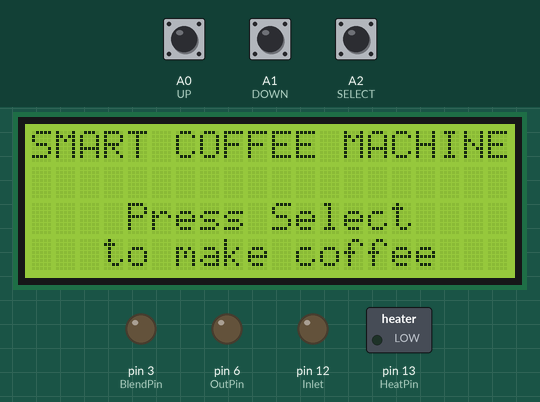
This sketch was run on a simulated Arduino Uno, built with avr-gcc and run on an emulated ATmega328P. Parts: 20×4 character LCD, switched loads named in the sketch (green lamp = pin HIGH), output pins drawn as LEDs (lit = HIGH). Inputs (shaded band) come from the test bench; at power-on: A2 (SELECT) LOW, A0 (UP) LOW, A1 (DOWN) LOW.

Above: at 1.3 s.
1.4 s: A2 (SELECT) pulled HIGH for 3.2 s
At 5.9 s:
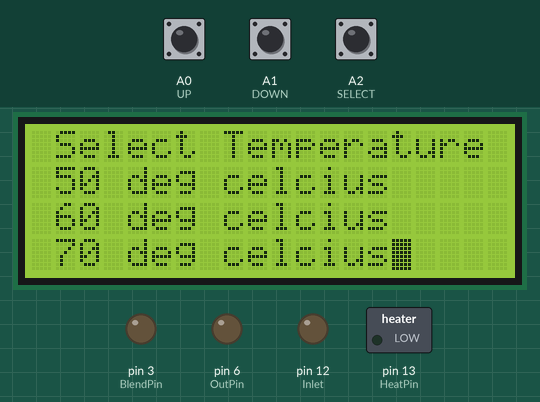
6.1 s: A2 (SELECT) pulled HIGH for 0.15 s
At 7.0 s:
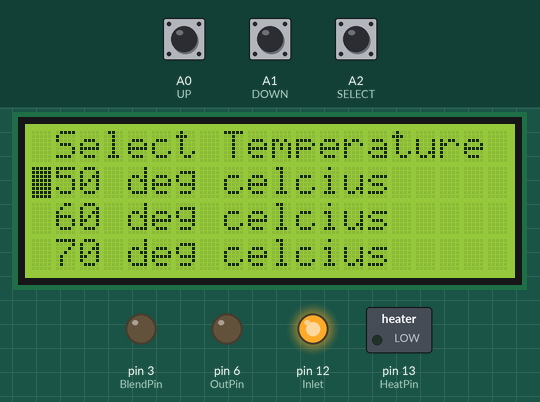
9.2 s: A0 (UP) pulled HIGH for 3.2 s
At 11.5 s:
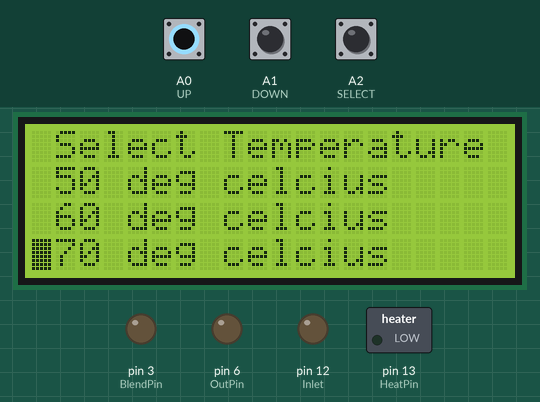
15.4 s: A2 (SELECT) pulled HIGH for 1 s
At 18.2 s:
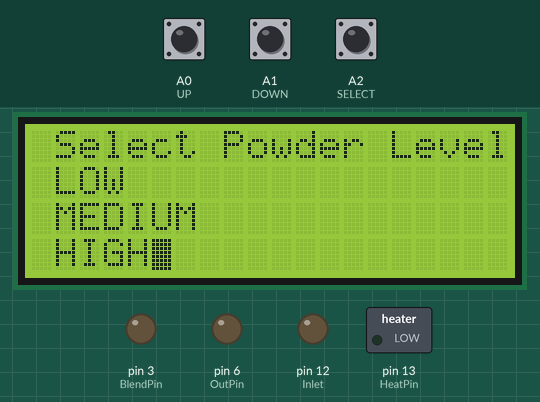
19.4 s: A1 (DOWN) pulled HIGH for 0.15 s
22.5 s: A0 (UP) pulled HIGH for 1 s
Timing chart, 0 to 25.5 s (numbered marks = the images above; inputs shaded):
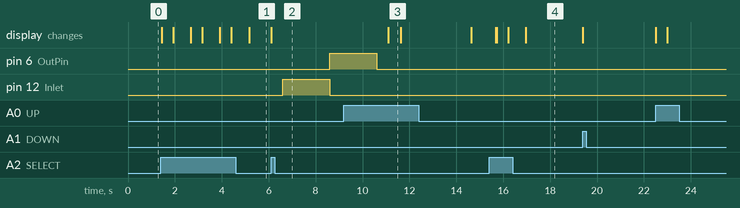

The sketch:

01122053_integration.ino
```cpp
#include <Wire.h>
#include <LiquidCrystal_I2C.h>
#include <Servo.h>

LiquidCrystal_I2C lcd(0x27,20,4);

Servo SugarServo;
Servo PowderServo;
Servo MilkServo;
#define UP A0
#define DOWN A1
#define SELECT A2
#define BACK A3
#define BlendPin 3
#define TempPin 5
#define OutPin 6
#define Inlet 12
#define HeatPin 13

int Temp;
int Row = 2;
int Screen;
bool CoffeeMade;
bool SugarAmountSelected = false;
bool PowderAmountSelected = false;
bool MilkAmountSelected = false;
bool TemperatureSelected = false;

void setup() {
  // put your setup code here, to run once:
  lcd.begin(20,4);
  Default();
  PowderServo.write(0);
  SugarServo.write(0);
  MilkServo.write(0);
  pinMode(UP, INPUT);
  pinMode(DOWN, INPUT);
  pinMode(SELECT, INPUT);
  pinMode(BACK, INPUT);
  pinMode(TempPin, INPUT);
  pinMode(BlendPin, OUTPUT);
  pinMode(OutPin, OUTPUT);
  pinMode(Inlet, OUTPUT);
  pinMode(HeatPin, OUTPUT);

}

void loop() {
  // put your main code here, to run repeatedly:
  if (digitalRead(SELECT) == HIGH){
    OnScreen("Select Sugar Level", "LOW", "MEDIUM", "HIGH");
    int Screen = 2;
    while (Screen == 2){
      SugarMenu();
      if (SugarAmountSelected){
        break;
      }
    }

    OnScreen("Select Powder Level", "LOW", "MEDIUM", "HIGH");
    Row = 2;
    while (SugarAmountSelected){
      PowderMenu();
      if (PowderAmountSelected){
        SugarAmountSelected = false;
        break;
      }
    }

    OnScreen("Select Milk Level", "LOW", "MEDIUM", "HIGH");
    Row = 2;
    while (PowderAmountSelected){
      MilkMenu();
      if (MilkAmountSelected){
        PowderAmountSelected = false;
        break;
      }
    }

    OnScreen("Select Temperature", "50 deg celcius", "60 deg celcius", "70 deg celcius");
    Row = 2;
    while (MilkAmountSelected){
      TemperatureMenu();
      if (CoffeeMade){
        MilkAmountSelected = false;
        break;
      }
    }

    reset();
    lcd.clear();
    lcd.noBlink();
    lcd.setCursor(2,1);
    lcd.print("Making Coffee...");
    delay(3000);
    lcd.clear();
    lcd.setCursor(2,1);
    lcd.print("Coffee is READY!");
    delay(1000);
    Default();
  }
}

void SugarMenu(){
    if (Row == 2){
      lcd.setCursor(0,1);
      lcd.blink();
      if (digitalRead(SELECT) == HIGH){
        delay(500);
        SugarAmt(1);
      }
      if (digitalRead(DOWN) == HIGH){
        Row = 3;
        delay(500);
      }
      if (digitalRead(UP) == HIGH){
        Row = 4;
        delay(500);
      }
    }

    if (Row == 3){
      lcd.setCursor(0,2);
      lcd.blink();
      if (digitalRead(SELECT) == HIGH){
        delay(500);
        SugarAmt(2);
      }
      if (digitalRead(DOWN) == HIGH){
        Row = 4;
        delay(500);
      }
      else if (digitalRead(UP) == HIGH){
        Row = 2;
        delay(500);
      }
    }

    if (Row == 4){
      lcd.setCursor(0,3);
      lcd.blink();
      if (digitalRead(SELECT) == HIGH){
        delay(500);
        SugarAmt(3);
      }
      if (digitalRead(DOWN) == HIGH){
        Row = 2;
        delay(500);
      }
      else if (digitalRead(UP) == HIGH){
        Row = 3;
        delay(500);
      }
    }
}

void SugarAmt(int SugarLvl){
  SugarServo.write(SugarLvl * 30);
  delay(100);
  SugarServo.write(0);
  delay(100);
  Screen = 3;
  SugarAmountSelected = true;
}

void PowderMenu(){
    if (Row == 2){
      lcd.setCursor(0,1);
      lcd.blink();
      if (digitalRead(SELECT) == HIGH){
        delay(500);
        PowderAmt(1);
      }
      if (digitalRead(DOWN) == HIGH){
        Row = 3;
        delay(500);
      }
      if (digitalRead(UP) == HIGH){
        Row = 4;
        delay(500);
      }
    }

    if (Row == 3){
      lcd.setCursor(0,2);
      lcd.blink();
      if (digitalRead(SELECT) == HIGH){
        delay(500);
        PowderAmt(2);
      }
      if (digitalRead(DOWN) == HIGH){
        Row = 4;
        delay(500);
      }
      if (digitalRead(UP) == HIGH){
        Row = 2;
        delay(500);
      }
    }

    if (Row == 4){
      lcd.setCursor(0,3);
      lcd.blink();
      if (digitalRead(SELECT) == HIGH){
        delay(500);
        PowderAmt(3);
      }
      if (digitalRead(DOWN) == HIGH){
        Row = 2;
        delay(500);
      }
      else if (digitalRead(UP) == HIGH){
        Row = 3;
        delay(500);
      }
    }
}

void PowderAmt(int PowderLvl){
  PowderServo.write(PowderLvl * 30);
  delay(100);
  PowderServo.write(0);
  delay(100);
  Screen = 4;
  PowderAmountSelected = true;
}

void MilkMenu(){
    if (Row == 2){
      lcd.setCursor(0,1);
      lcd.blink();
      if (digitalRead(SELECT) == HIGH){
        delay(500);
        MilkAmt(1);
      }
      if (digitalRead(DOWN) == HIGH){
        Row = 3;
        delay(500);
      }
      if (digitalRead(UP) == HIGH){
        Row = 4;
        delay(500);
      }
    }

    if (Row == 3){
      lcd.setCursor(0,2);
      lcd.blink();
      if (digitalRead(SELECT) == HIGH){
        delay(500);
        MilkAmt(2);
      }
      if (digitalRead(DOWN) == HIGH){
        Row = 4;
        delay(500);
      }
      if (digitalRead(UP) == HIGH){
        Row = 2;
        delay(500);
      }
    }

    if (Row == 4){
      lcd.setCursor(0,3);
      lcd.blink();
      if (digitalRead(SELECT) == HIGH){
        delay(500);
        MilkAmt(3);
      }
      if (digitalRead(DOWN) == HIGH){
        Row = 2;
        delay(500);
      }
      else if (digitalRead(UP) == HIGH){
        Row = 3;
        delay(500);
      }
    }
}

void MilkAmt(int MilkLvl){
  MilkServo.write(MilkLvl * 30);
  delay(100);
  MilkServo.write(0);
  delay(100);
  Screen = 5;
  MilkAmountSelected = true;
}

void TemperatureMenu(){
    if (Row == 2){
      lcd.setCursor(0,1);
      lcd.blink();
      if (digitalRead(SELECT) == HIGH){
        delay(500);
        MakeCoffee(50);
      }
      if (digitalRead(DOWN) == HIGH){
        Row = 3;
        delay(500);
      }
      if (digitalRead(UP) == HIGH){
        Row = 4;
        delay(500);
      }
    }

    if (Row == 3){
      lcd.setCursor(0,2);
      lcd.blink();
      if (digitalRead(SELECT) == HIGH){
        delay(500);
        MakeCoffee(60);
      }
      if (digitalRead(DOWN) == HIGH){
        Row = 4;
        delay(500);
      }
      if (digitalRead(UP) == HIGH){
        Row = 2;
        delay(500);
      }
    }

    if (Row == 4){
      lcd.setCursor(0,3);
      lcd.blink();
      if (digitalRead(SELECT) == HIGH){
        delay(500);
        MakeCoffee(70);
      }
      if (digitalRead(DOWN) == HIGH){
        Row = 2;
        delay(500);
      }
      else if (digitalRead(UP) == HIGH){
        Row = 3;
        delay(500);
      }
    }
}

void MakeCoffee(int Temperature){
  TemperatureSelected = true;
  digitalWrite(Inlet,HIGH);
  delay(2000);
  digitalWrite(Inlet,LOW);
  Temp = analogRead(TempPin);

  while (Temp <= Temperature){
    digitalWrite(BlendPin,HIGH);
    digitalWrite(HeatPin,HIGH);
  }

  digitalWrite(HeatPin,LOW);
  digitalWrite(BlendPin,LOW);
  digitalWrite(OutPin,HIGH);
  delay(2000);
  digitalWrite(OutPin,LOW);
  CoffeeMade = true;
}

void reset(){
  Row = 2;
  SugarAmountSelected = false;
  PowderAmountSelected = false;
  MilkAmountSelected = false;
  TemperatureSelected = false;
}

void OnScreen(String title, String lvl1, String lvl2, String lvl3){
  lcd.clear();
  lcd.setCursor(1,0);
  lcd.print(title);
  lcd.setCursor(1,1);
  lcd.print(lvl1);
  lcd.setCursor(1,2);
  lcd.print(lvl2);
  lcd.setCursor(1,3);
  lcd.print(lvl3);
  delay(500);
}

void Default(){
  lcd.clear();
  lcd.print("SMART COFFEE MACHINE");
  lcd.setCursor(4,2);
  lcd.print("Press Select");
  lcd.setCursor(3,3);
  lcd.print("to make coffee");
}
```

Measured:
- after the input at 1.4 s, the display: first changes at once (image 1 shows a later state)
- after the input at 6.1 s, pin 6 (OutPin): LOW → HIGH after 2.5 s; pin 12 (Inlet): LOW → HIGH after 0.50 s, → LOW 2.0 s later
- after the input at 15.4 s, the display: first differs from a run without the input after 0.32 s (image 4 shows a later state)
- what the display in image 3 shows lasts 0.5 s, from 11.1 s to 11.6 s
